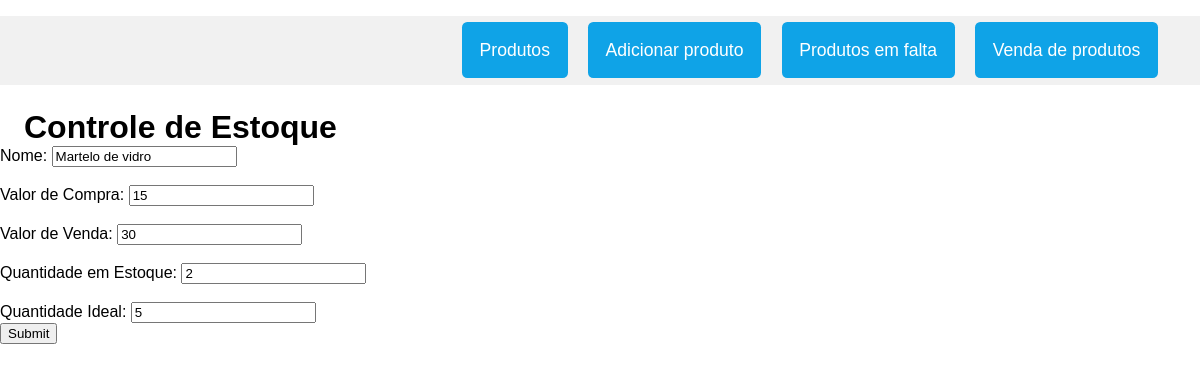
Screenshot of /alterar_produto/2 with the database file from the repository.
### db.py (models this page shows)
class Estoque(db.Model):
    __tablename_ = 'produtos'
    id = db.Column(db.Integer, primary_key=True)
    nome = db.Column(db.Text, unique=True)
    valor_compra = db.Column(db.Text)
    valor_venda = db.Column(db.Text)
    quantidade_estoque = db.Column(db.Text)
    quantidade_ideal = db.Column(db.Text)

### views.py (the view)
@app.route('/alterar_produto/<id>')
def alterar_produto(id):
    produto_para_modificar = Estoque.query.filter_by(id=id).first()
    return render_template('alterar_produto.html', produto=produto_para_modificar)

### templates/alterar_produto.html (shortened to what this page needs)
{% extends "template.html" %}
{% block h1 %}Controle de Estoque{% endblock %}
{% block conteudo%}
<form name="form" action="{{ url_for('modificar') }}" method="POST" enctype="multipart/form-data">
    <div>
        <label for="nome">Nome:</label>
        <input type="text" value="{{ produto.nome }}" onchange="validar_formulario()" name="nome" id="nome">
    </div>
    <br>
    <div>
        <label for="valor_compra">Valor de Compra:</label>
        <input type="number" value="{{ produto.valor_compra }}" onchange="validar_formulario()" name="valor_compra" id="valor_compra">
    </div>
    <br>
    <div>
        <label for="valor_venda">Valor de Venda:</label>
        <input type="number" value="{{ produto.valor_venda }}" onchange="validar_formulario()" name="valor_venda" id="valor_venda">
    </div>
    <br>
    <div>
        <label for="quantidade_estoque">Quantidade em Estoque:</label>
        <input type="number" value="{{ produto.quantidade_estoque }}" onchange="validar_formulario()" name="quantidade_estoque" id="quantidade_estoque">
    </div>
    <br>
    <div>
        <label for="quantidade_ideal">Quantidade Ideal:</label>
        <input type="number" value="{{ produto.quantidade_ideal }}" onchange="validar_formulario()" name="quantidade_ideal" id="quantidade_ideal">
    </div>
    <div>
        <input name="confirmar" type="submit">
    </div>
</form>
{% endblock %}

### static/template.css (style rules this page uses)
body { margin: 0; padding: 0; font-family: sans-serif; }

### rows the page displays
Estoque: nome "Martelo de vidro", valor_compra "15", valor_venda "30", quantidade_estoque "2", quantidade_ideal "5"
